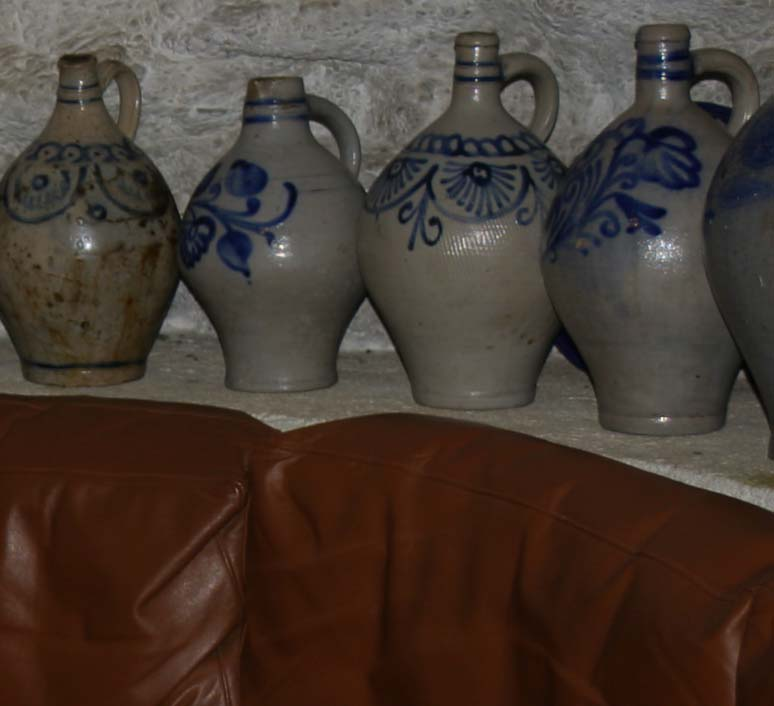
#> input picture A2_resources/pots_flash.jpg, 774 x 706 px, found by its file name
$ jupyter execute q7_1.ipynb   (shell and % lines are left out)
#> lines starting #> are read from the running program, lines starting #| are printed output that depends on the picture
### In low light imaging, images tend to be noisy and loose sharp edges. However, with flash, there is an unpleasing direct-lighting effect. Thus a cross bilateral filter can be used with the range and spatial filters acting on two different images. Use a cross bilateral filter on the images pots flash.jpg and pots no flash.jpg to produce the output and report the parameters?

[cell 1]

import cv2
import numpy as np
from matplotlib import pyplot as plt
import math

[cell 2]
i1 = './A2_resources/pots_flash.jpg'
i2 = './A2_resources/pots_no_flash.jpg'

img1 = cv2.imread(i1)
#> img1 is the input picture: shape (706, 774, 3); mean B, G, R 48.1, 56.4, 69.4
img2 = cv2.imread(i2)
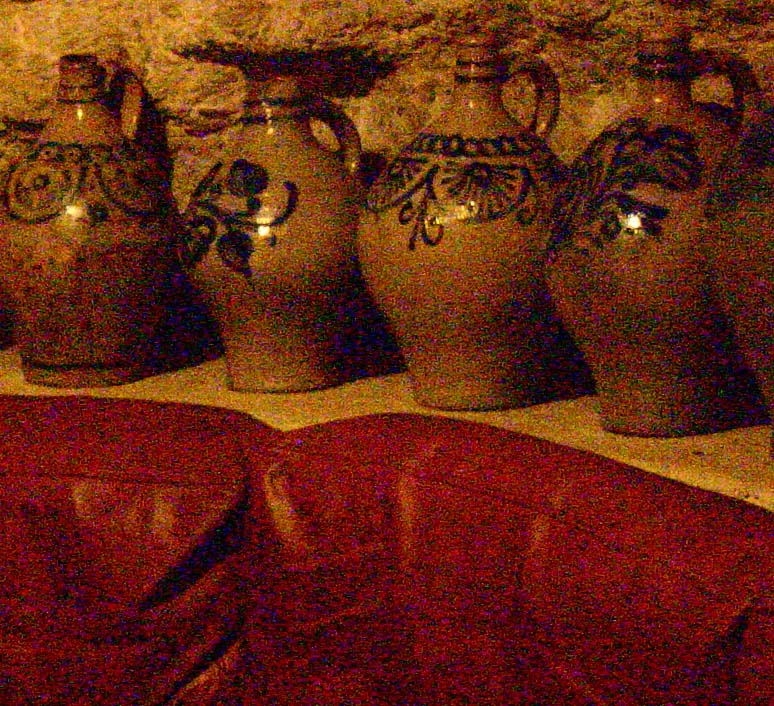
#> input picture A2_resources/pots_no_flash.jpg, 774 x 706 px, found by its file name
#> img2 is the input picture: shape (706, 774, 3); mean B, G, R 17.8, 38.2, 101.1

[cell 3]
def gauss2D(shape,sigma):
    m,n = [(ss-1)/2 for ss in shape]
    y,x = np.ogrid[-m:m+1,-n:n+1]
    h = np.exp( -(x*x + y*y) / (2.*sigma*sigma) )
    h[ h < np.finfo(h.dtype).eps*h.max() ] = 0

    return h

[cell 4]
def bfunc(i,j,fw,fh,image1, image2, sigma_b, sigma_g, domainFilter):
    imgwork = image2[i - fh//2:i+1 + fh//2, j - fw//2:j+1 + fw//2, :]

    rangeFilter = ((imgwork - image1[i, j,:])**2 )/(2*(sigma_b**2))

    bilateralFilter = np.exp(-1*rangeFilter)*domainFilter
    bilateralFilter = bilateralFilter/np.sum(bilateralFilter,axis=(0,1))

    return np.sum(np.multiply(imgwork, bilateralFilter),axis=(0,1))

[cell 5]
def bilateralFilterConv(image1, image2, fw,fh, sigma_b, sigma_g):
#> called with fw = 5, fh = 5, sigma_b = 40, sigma_g = 40
    size = image1.shape
#> size = (706, 774, 3)

    domain = gauss2D((fw,fh), sigma_g)

    id = 0
    if image1.shape[2] == 1:
        id = 1
        domainFilter = np.resize(domain,(*domain.shape,1))
    else:
        domainFilter = np.stack([domain, domain, domain], axis=2)

    out = np.zeros((size[0]-2*fw +1,size[1]-2*fh +1,size[2]))
    for i in range(size[0]-2*fh +1):
        for j in range(size[1]-2*fw +1):
            out[i,j,:] = bfunc(i+fw-1, j+fh-1, fw, fh, image1, image2, sigma_b, sigma_g, domainFilter)
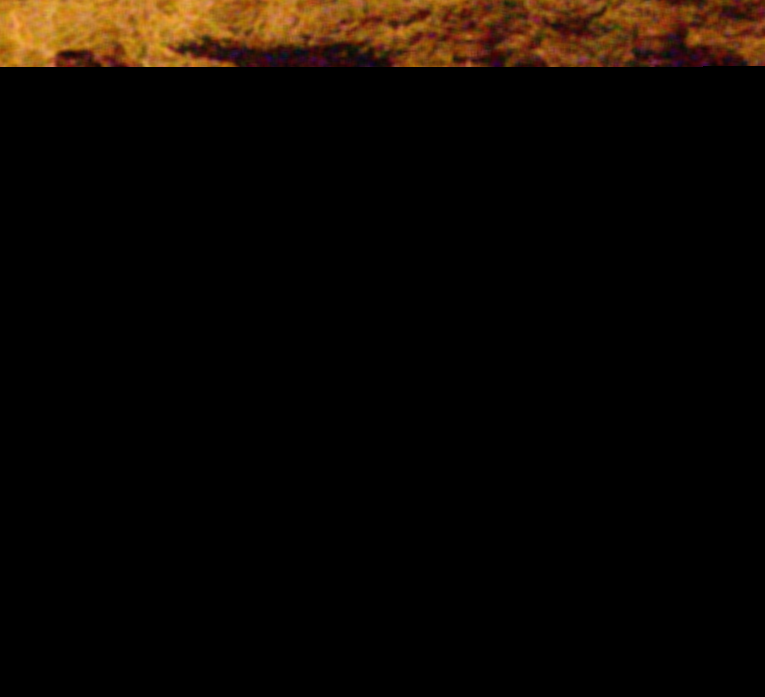
#> out: shape (697, 765, 3) float64; mean B, G, R 2.3, 7.1, 12.5

    if id == 1:
        return np.resize(out, (out.shape[0], out.shape[1])).astype(np.uint8)
    else:
        return out.astype(np.uint8)
